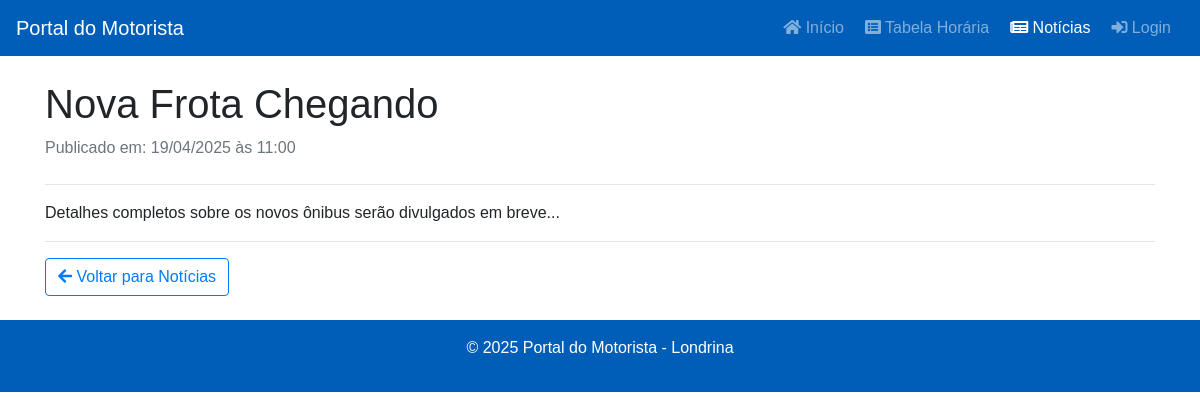
/ver_noticia.php?id=3, run on the app's committed database.
### tables this page shows
CREATE TABLE `noticias` (
  `id` int(11) NOT NULL,
  `titulo` varchar(255) NOT NULL,
  `resumo` text DEFAULT NULL,
  `conteudo_completo` longtext DEFAULT NULL,
  `data_publicacao` datetime NOT NULL,
  `imagem_destaque` varchar(255) DEFAULT NULL,
  `status` enum('publicada','rascunho','arquivada') NOT NULL DEFAULT 'rascunho',
  `data_modificacao` timestamp NULL DEFAULT NULL ON UPDATE current_timestamp() COMMENT 'Data da última modificação da notícia'
);

### ver_noticia.php (the view, shortened to what this page needs)
<?php
require_once 'db_config.php';
$noticia_encontrada = false;
$noticia_completa = null;
if (isset($_GET['id']) && filter_var($_GET['id'], FILTER_VALIDATE_INT) && $_GET['id'] > 0) {
    $noticia_id = (int)$_GET['id'];
    if (isset($pdo)) {
        try {
            $sql = "SELECT titulo, conteudo_completo, data_publicacao FROM noticias WHERE id = :id AND status = 'publicada' LIMIT 1";
            $stmt = $pdo->prepare($sql);
            $stmt->bindParam(':id', $noticia_id, PDO::PARAM_INT);
            $stmt->execute();
            $noticia_completa = $stmt->fetch(PDO::FETCH_ASSOC);
            if ($noticia_completa) {
                $noticia_encontrada = true;
            }
        } catch (PDOException $e) {
            error_log("Erro ao buscar notícia específica (ID: $noticia_id): " . $e->getMessage());
            $erro_busca = true;
        }
    } else { $erro_busca = true; }
}
require_once 'header.php';
?>
    <main class="container mt-4">
        <?php if ($noticia_encontrada): ?>
            <article>
                <header class="mb-4">
                    <h1><?php echo htmlspecialchars($noticia_completa['titulo']); ?></h1>
                    <p class="text-muted">
                        Publicado em: <?php
                            $data = new DateTime($noticia_completa['data_publicacao']);
                            echo $data->format('d/m/Y \à\s H:i');
                        ?>
                    </p>
                </header>
                <hr>
                <div class="conteudo-noticia">
                    <?php echo nl2br(htmlspecialchars($noticia_completa['conteudo_completo'])); ?>
                </div>
            </article>
            <hr>
            <a href="todas_noticias.php" class="btn btn-outline-primary"><i class="fas fa-arrow-left"></i> Voltar para Notícias</a>
        <?php endif; ?>
    </main>
<?php
require_once 'footer.php';
?>

### style.css (style rules this page uses)
:root { --cmtu-azul: #005EB8; --cmtu-amarelo: #FFDA29; --cmtu-verde: #008040; --cmtu-vermelho: #E60012; }
body { font-family: sans-serif; }
header { margin-bottom: 20px; }

### data on the page
noticias: titulo "Nova Frota Chegando", data_publicacao "19/04/2025 às 11:00", conteudo_completo "Detalhes completos sobre os novos ônibus serão divulgados em breve..."
